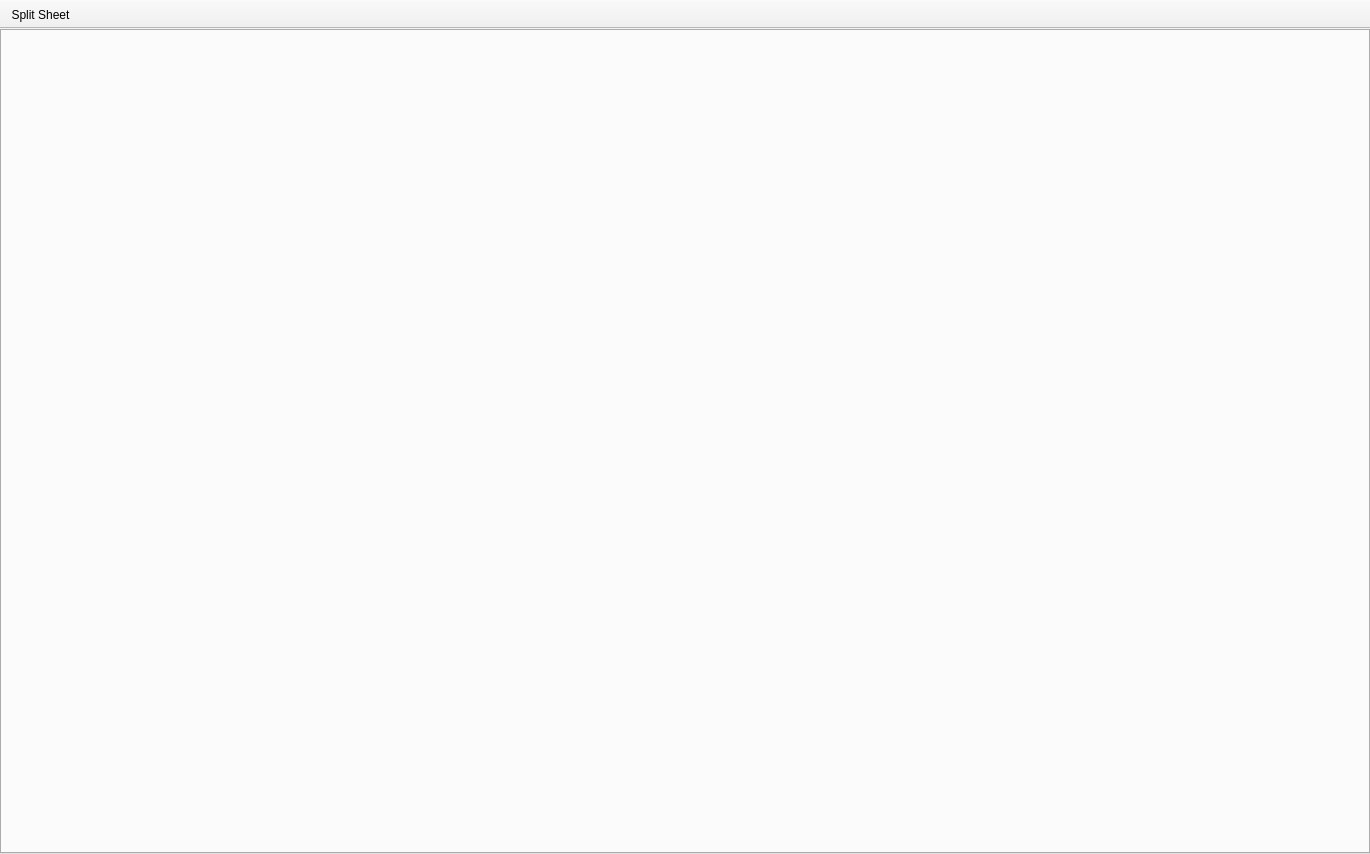
<?xml version="1.0" encoding="UTF-8"?>
<ui version="4.0">
 <class>MainWindow</class>
 <widget class="QMainWindow" name="MainWindow">
  <property name="geometry">
   <rect>
    <x>0</x>
    <y>0</y>
    <width>1370</width>
    <height>854</height>
   </rect>
  </property>
  <property name="windowIcon">
   <iconset resource="../Resources/Resources.qrc">
    <normaloff>:/image/icon</normaloff>:/image/icon</iconset>
  </property>
  <widget class="QWidget" name="m_central_widget">
   <layout class="QVBoxLayout" name="verticalLayout">
    <property name="leftMargin">
     <number>0</number>
    </property>
    <property name="topMargin">
     <number>0</number>
    </property>
    <property name="rightMargin">
     <number>0</number>
    </property>
    <property name="bottomMargin">
     <number>0</number>
    </property>
    <item>
     <widget class="QTabWidget" name="m_tabs">
      <property name="tabsClosable">
       <bool>true</bool>
      </property>
      <property name="movable">
       <bool>true</bool>
      </property>
     </widget>
    </item>
   </layout>
  </widget>
  <widget class="QToolBar" name="m_toolbar">
   <property name="windowTitle">
    <string>Main Tool Bar</string>
   </property>
   <property name="movable">
    <bool>false</bool>
   </property>
   <property name="toolButtonStyle">
    <enum>Qt::ToolButtonStyle::ToolButtonTextUnderIcon</enum>
   </property>
   <property name="floatable">
    <bool>false</bool>
   </property>
   <attribute name="toolBarArea">
    <enum>TopToolBarArea</enum>
   </attribute>
   <attribute name="toolBarBreak">
    <bool>false</bool>
   </attribute>
   <addaction name="m_action_split_sheet"/>
  </widget>
  <action name="m_action_split_sheet">
   <property name="icon">
    <iconset theme="QIcon::ThemeIcon::EditCut"/>
   </property>
   <property name="text">
    <string>Split Sheet...</string>
   </property>
   <property name="menuRole">
    <enum>QAction::MenuRole::NoRole</enum>
   </property>
  </action>
 </widget>
 <resources>
  <include location="../Resources/Resources.qrc"/>
 </resources>
 <connections>
  <connection>
   <sender>m_action_split_sheet</sender>
   <signal>triggered()</signal>
   <receiver>MainWindow</receiver>
   <slot>showSheetSplitter()</slot>
   <hints>
    <hint type="sourcelabel">
     <x>-1</x>
     <y>-1</y>
    </hint>
    <hint type="destinationlabel">
     <x>684</x>
     <y>426</y>
    </hint>
   </hints>
  </connection>
  <connection>
   <sender>m_tabs</sender>
   <signal>tabCloseRequested(int)</signal>
   <receiver>MainWindow</receiver>
   <slot>closeTab(int)</slot>
   <hints>
    <hint type="sourcelabel">
     <x>684</x>
     <y>454</y>
    </hint>
    <hint type="destinationlabel">
     <x>684</x>
     <y>426</y>
    </hint>
   </hints>
  </connection>
 </connections>
 <slots>
  <slot>showSheetSplitter()</slot>
  <slot>closeTab(int)</slot>
 </slots>
</ui>
